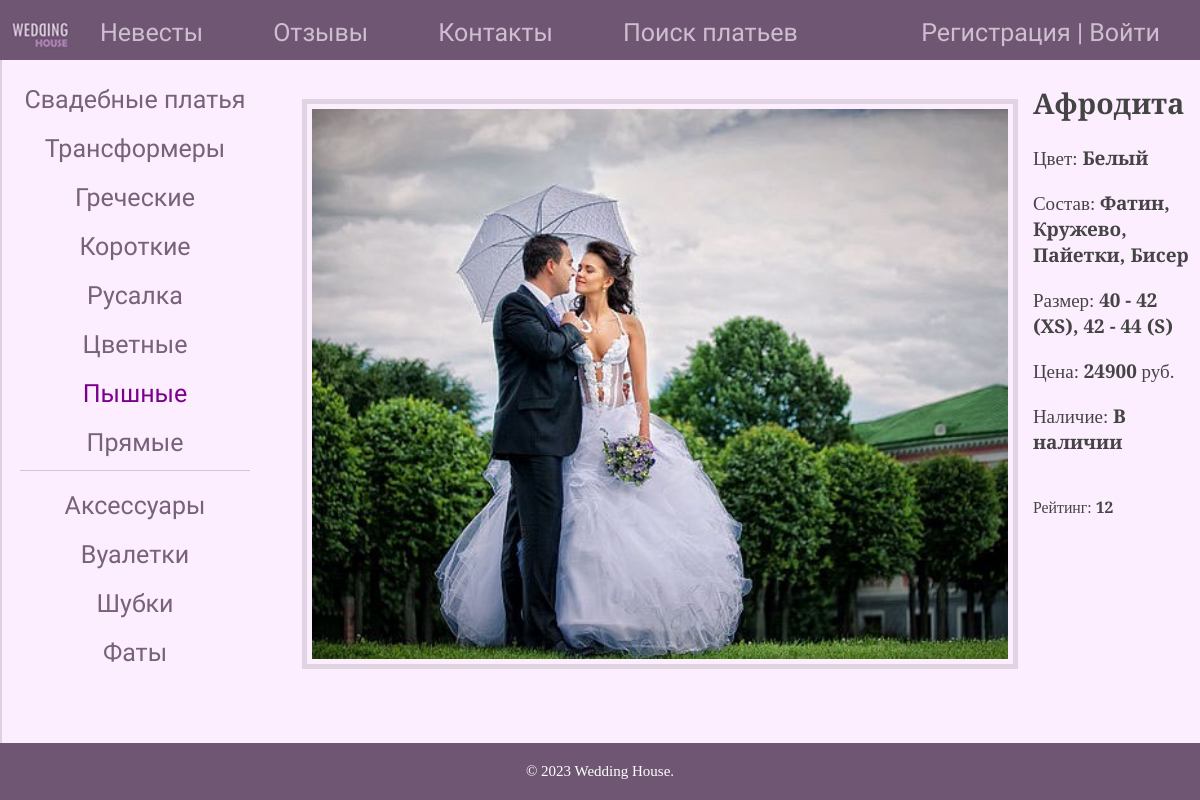
Page /look_dress/afrodita/ on the committed database.
### dress/models.py (models this page shows, shortened)
class DressCategory(models.Model):
    name = models.CharField(max_length=255, db_index=True, verbose_name='Категория')
    slug = models.SlugField(max_length=255, unique=True, verbose_name='URL')
    def get_absolute_url(self):
        return reverse('dresses_category', kwargs={'cat_slug': self.slug})
    class Meta:
        verbose_name = 'Категория'
        verbose_name_plural = 'Категории'
        ordering = ['id', 'name']

class DressImage(models.Model):
    title = models.CharField(max_length=255, verbose_name='Название')
    photo = models.ImageField(upload_to='photos/dresses/%Y/%m/%d', verbose_name='Фотография')
    dress_photo = models.ForeignKey(Dress, on_delete=models.CASCADE, related_name='photos',
                                    verbose_name='Синхронизация')
    class Meta:
        verbose_name = 'Фотография'
        verbose_name_plural = 'Фотографии'
        ordering = ['id', 'title']

class Dress(models.Model):
    title = models.CharField(max_length=255, verbose_name='Название')
    slug = models.SlugField(max_length=255, unique=True, verbose_name='URL')
    color = models.ManyToManyField(Color, verbose_name='Цвет')
    textile = models.ManyToManyField(Textile, verbose_name='Ткань')
    size = models.ManyToManyField(Size, verbose_name='Размер')
    price = models.PositiveIntegerField(default=0, verbose_name='Цена')
    availability = models.CharField(max_length=13, choices=AVAILABILITY, verbose_name='Наличие')
    main_photo = models.ImageField(upload_to='photos/dresses/main/%Y/%m/%d', default=True,
                                   verbose_name='Главная фотография')
    is_published = models.BooleanField(default=True, verbose_name='Публикация')
    cat = models.ForeignKey('DressCategory', on_delete=models.PROTECT, verbose_name='Категория')
    rating = models.IntegerField(default=0, verbose_name='Рейтинг')
    def __str__(self):
        return self.title
    class Meta:
        verbose_name = 'Свадебное платье'
        verbose_name_plural = 'Свадебные платья'
        ordering = ['title', 'price']

class Color(models.Model):
    color = models.CharField(max_length=15, choices=COLORS, verbose_name='Цвет')
    def __str__(self):
        return self.color
    class Meta:
        verbose_name = 'Цвет'
        verbose_name_plural = 'Цвета'

class Textile(models.Model):
    textile = models.CharField(max_length=10, choices=TEXTILE, verbose_name='Ткань')
    def __str__(self):
        return self.textile
    class Meta:
        verbose_name = 'Ткань'
        verbose_name_plural = 'Ткани'

class Size(models.Model):
    size = models.CharField(max_length=12, choices=DIMENSIONS, verbose_name='Размер')
    def __str__(self):
        return self.size
    class Meta:
        verbose_name = 'Размер'
        verbose_name_plural = 'Размеры'

### accessory/models.py (models this page shows, shortened)
class AccessoryCategory(models.Model):
    name = models.CharField(max_length=255, db_index=True, verbose_name='Категория')
    slug = models.SlugField(max_length=255, unique=True, verbose_name='URL')
    def get_absolute_url(self):
        return reverse('accessories_category', kwargs={'acat_slug': self.slug})
    class Meta:
        verbose_name = 'Категория'
        verbose_name_plural = 'Категории'
        ordering = ['id', 'name']

### dress/views.py (the view)
# urls.py: path('look_dress/<slug:dress_slug>/', LookDress.as_view(), name='look_dress'),
class LookDress(DetailView):
    model = Dress
    template_name = 'dress/dress.html'
    slug_url_kwarg = 'dress_slug'
    context_object_name = 'dress'
    def get_context_data(self, **kwargs):
        context = super().get_context_data(**kwargs)
        context['menu'] = menu
        context['title'] = context['dress']
        context['cat_selected'] = context['dress'].cat_id
        return context

### dress/templatetags/main_tags.py (called while the page is built)
@register.inclusion_tag('dress/list_dresses_categories.html')
def show_dresses_categories(sort=None, cat_selected=0):
    if not sort:
        return DressCategory.objects.all()
    else:
        dcatg = DressCategory.objects.extra(select={'length': 'Length(name)'}).order_by('-length')
    return {'dcatg': dcatg, 'cat_selected': cat_selected}

@register.inclusion_tag('accessory/list_accessories_categories.html')
def show_accessories_categories(sort=None, acat_selected=0):
    if not sort:
        return AccessoryCategory.objects.all()
    else:
        acatg = AccessoryCategory.objects.extra(select={'length': 'Length(name)'}).order_by('-length')
    return {'acatg': acatg, 'acat_selected': acat_selected}

### dress/templates/dress/dress.html (shortened to what this page needs)
{% extends 'dress/default.html' %}
{% load static %}
{% block content %}
    {% if dress.photos %}
        {% for p in dress.photos.all %}
            <img id="scale" src="{{ p.photo.url }}" style="padding-right: 5px;padding-top: 5px;padding-left: 5px;padding-bottom: 5px;margin-left: 0px;margin-right: 15px;margin-top: 15px;">
        {% endfor %}
    {% endif %}
            <h2>{{ dress.title }}</h2>
            <p>Цвет: <b>{{ dress.color.all | join:', ' }}</b></p>
            <p>Состав: <b>{{ dress.textile.all | join:', ' }}</b></p>
            <p>Размер: <b>{{ dress.size.all | join:', ' }}</b></p>
            <p>Цена: <b>{{ dress.price }}</b> руб.</p>
            <p>Наличие: <b>{{ dress.availability }}</b></p><br>
            <small class="text-muted">Рейтинг: <b>{{ dress.rating }}</b></small>
<br>
<br>
{% endblock %}

### dress/templates/dress/list_dresses_categories.html
{% for c in dcatg %}
	{% if c.pk == cat_selected %}
		<li class="selected">{{ c.name }}</li>
	{% else %}
		<li><a href="{{ c.get_absolute_url }}">{{ c.name }}</a></li>
	{% endif %}
{% endfor %}

### accessory/templates/accessory/list_accessories_categories.html
{% for c in acatg %}
	{% if c.pk == acat_selected %}
		<li class="selected">{{ c.name }}</li>
	{% else %}
		<li><a href="{{ c.get_absolute_url }}">{{ c.name }}</a></li>
	{% endif %}
{% endfor %}

### dress/static/dress/css/style.css (style rules this page uses)
html, body { font-family: Lobster, cursive, Merriweather, serif, TimesNewRoman, Times New Roman, Times, Baskerville, Georgia, serif; margin: 0px; padding: 0px; height: 100%; width: 100%; color: #444; }
a { color: #78617b; text-decoration: none; -webkit-transition: all 1s ease; }
img { height: 550px; border: 5px solid #e0d3e2; float: inline-start; }
.selected { transition: 1s; text-align: center; }
.left-chapters ul li { margin: 20px 0px 0px 0px; color: #999; }
.left-chapters ul li.selected { color: #78008a; }
.left-chapters ul li a { color: #78617b; text-decoration: none; -webkit-transition: all 1s ease; }

### rows in the picture
DressCategory: name "Трансформеры"
DressCategory: name "Греческие"
DressCategory: name "Короткие"
DressCategory: name "Русалка"
DressCategory: name "Цветные"
DressCategory: name "Пышные"
DressCategory: name "Прямые"
AccessoryCategory: name "Вуалетки"
AccessoryCategory: name "Шубки"
AccessoryCategory: name "Фаты"
DressImage: photo (picture)
Dress: title "Афродита", color.all "Белый", textile.all "Фатин, Кружево, Пайетки, Бисер", size.all "40 - 42 (XS), 42 - 44 (S)", price "24900", availability "В наличии", rating "12"
